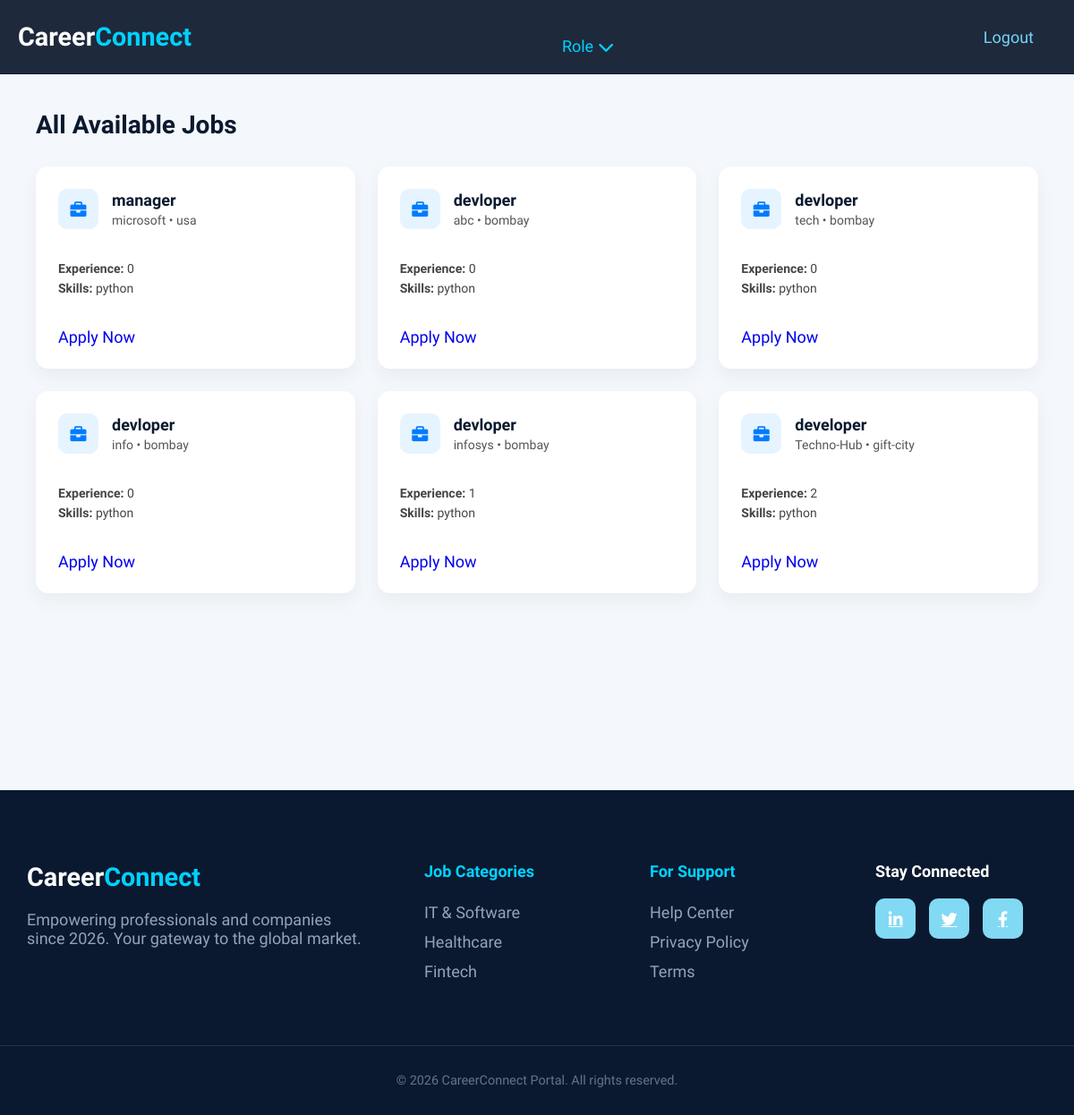
Before: /all_jobs/ (signed in) with the older database file.
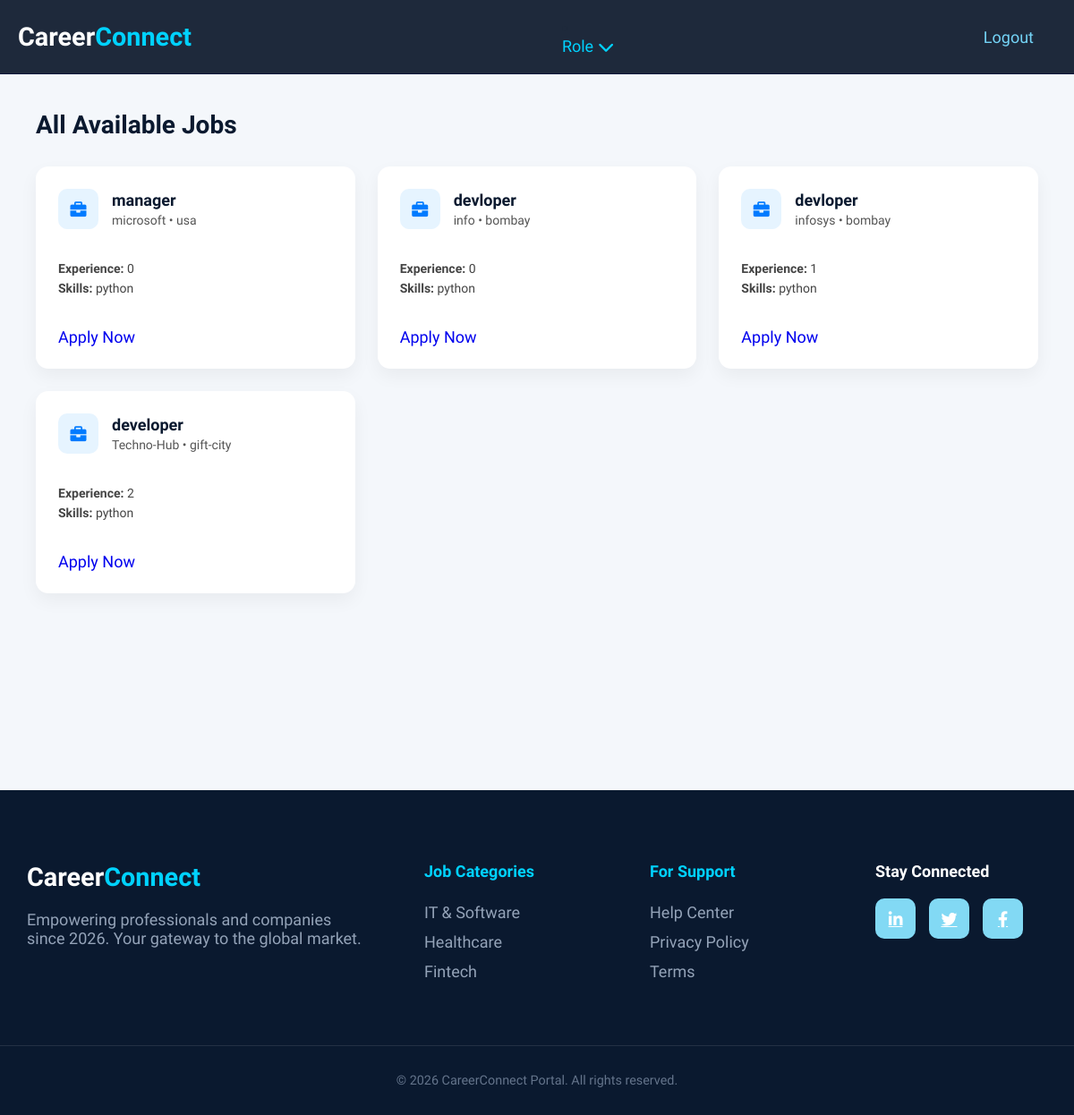
After: the same page with the newer database file.
### accounts/models.py (models this page shows)
class Job(models.Model):
    employer = models.ForeignKey(
        employerdb,
        on_delete=models.CASCADE,
        related_name="jobs"
    )
    company_name = models.CharField(max_length=200)
    location = models.CharField(max_length=200)
    contact = models.CharField(max_length=15)
    email = models.EmailField()
    job_role = models.CharField(max_length=200)
    experience = models.CharField(max_length=100)
    skills = models.TextField()
    is_active = models.BooleanField(default=True)
    created_at = models.DateTimeField(auto_now_add=True)

### accounts/views.py (the view)
# urls.py: path('all_jobs/', views.view_all_jobs, name='view_all_jobs'),
@login_required
def view_all_jobs(request):
    jobs = Job.objects.filter(is_active=True).order_by('-created_at')
    return render(request, 'view_all_jobs.html', {'jobs': jobs})

### templates/view_all_jobs.html
{% extends 'base.html' %} {% load static %} {% block extra_css %}
<link rel="stylesheet" href="{% static 'css/view_all_jobs.css' %}" />
{% endblock %} {% block content %}
<div class="all-jobs-container">
  <div class="all-jobs-header">
    <h2>All Available Jobs</h2>
  </div>
  <div class="jobs-grid">
    {% for job in jobs %}
    <div class="job-card">
      <div class="job-top">
        <div class="job-icon">
          <i class="fas fa-briefcase"></i>
        </div>
        <div>
          <h3>{{ job.job_role }}</h3>
          <p class="company">{{ job.company_name }} • {{ job.location }}</p>
        </div>
      </div>
      <div class="job-details">
        <p><strong>Experience:</strong> {{ job.experience }}</p>
        <p><strong>Skills:</strong> {{ job.skills }}</p>
      </div>
      <div class="job-actions">
        <a
          href="https://mail.google.com/mail/?view=cm&fs=1&to={{ job.email }}&su=Application for {{ job.job_role }}&body=Hello {{ job.company_name }}, I would like to apply for the {{ job.job_role }} position."
          target="_blank"
          class="btn-navy-sm"
          style="text-decoration: none"
        >
          Apply Now
        </a>
      </div>
    </div>
    {% empty %}
    <p>No jobs available right now.</p>
    {% endfor %}
  </div>
</div>
{% endblock %}

Changed rows visible on the page:
removed Job: job_role "devloper", company_name "abc", location "bombay", experience "0", skills "python"
removed Job: job_role "devloper", company_name "tech", location "bombay", experience "0", skills "python"
